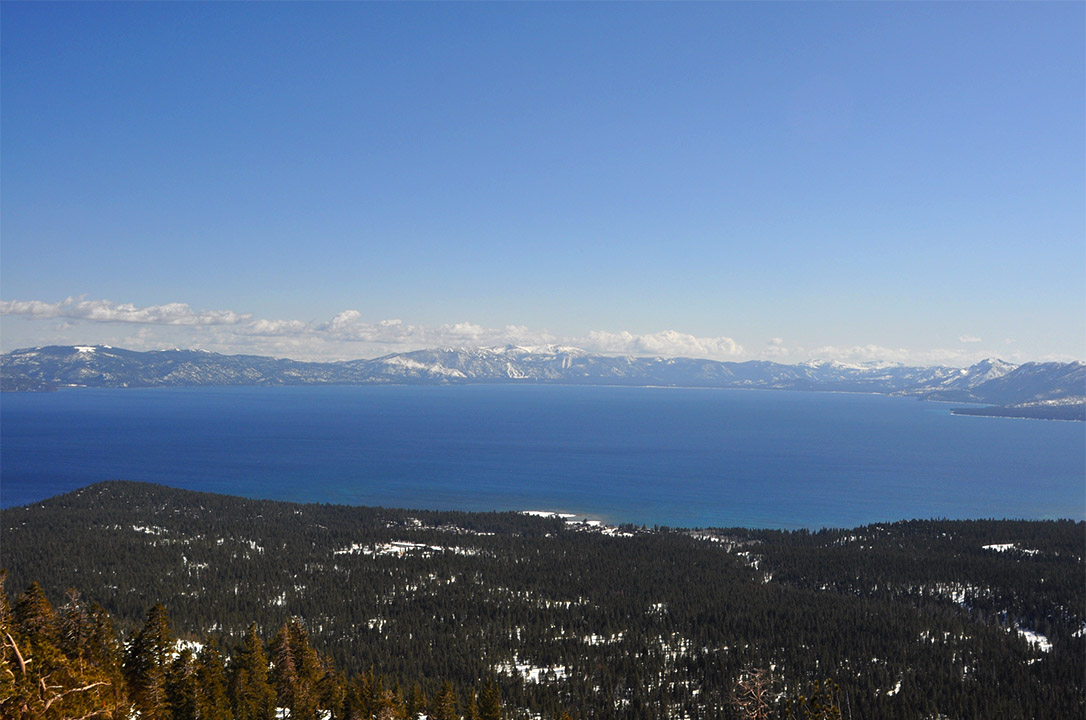
#> input picture Sem V/CV Lab/Lab 06/mountain_center.png, 1086 x 720 px
$ python Q4.py
#> lines starting #> are read from the running program, lines starting #| are printed output that depends on the picture
#Image Stitching
import cv2
import numpy as np
import random

def solution(left_img, right_img):
    key_points1, descriptor1, key_points2, descriptor2 = get_keypoint(left_img, right_img)
    good_matches = match_keypoint(key_points1, key_points2, descriptor1, descriptor2)
    final_H = ransac(good_matches)

    # Prepare the points for the transformation
    rows1, cols1 = right_img.shape[:2]
    rows2, cols2 = left_img.shape[:2]

    points1 = np.float32([[0, 0], [0, rows1], [cols1, rows1], [cols1, 0]]).reshape(-1, 1, 2)
    points2 = np.float32([[0, 0], [0, rows2], [cols2, rows2], [cols2, 0]]).reshape(-1, 1, 2)

    # Transform points2 using the homography
    points2_transformed = cv2.perspectiveTransform(points2, final_H)
    list_of_points = np.concatenate((points1, points2_transformed), axis=0)

    [x_min, y_min] = np.int32(list_of_points.min(axis=0).ravel() - 0.5)
    [x_max, y_max] = np.int32(list_of_points.max(axis=0).ravel() + 0.5)

    # Translation matrix to shift the image
    H_translation = np.array([[1, 0, -x_min], [0, 1, -y_min], [0, 0, 1]]).dot(final_H)

    # Warp the left image
    output_img = cv2.warpPerspective(left_img, H_translation, (x_max - x_min, y_max - y_min))
    output_img[(-y_min):rows1 + (-y_min), (-x_min):cols1 + (-x_min)] = right_img
    return output_img

def get_keypoint(left_img, right_img):
    l_img = cv2.cvtColor(left_img, cv2.COLOR_BGR2GRAY)
    r_img = cv2.cvtColor(right_img, cv2.COLOR_BGR2GRAY)

    # Create SIFT detector
    sift = cv2.SIFT_create()

    # Detect keypoints and descriptors
    key_points1, descriptor1 = sift.detectAndCompute(l_img, None)
    key_points2, descriptor2 = sift.detectAndCompute(r_img, None)

    return key_points1, descriptor1, key_points2, descriptor2

def match_keypoint(key_points1, key_points2, descriptor1, descriptor2):
    # k-Nearest neighbours between each descriptor
    bf = cv2.BFMatcher(cv2.NORM_L2, crossCheck=False)
    matches = bf.knnMatch(descriptor1, descriptor2, k=2)

    # Ratio test to get good matches
    good_matches = []
    for m, n in matches:
        if m.distance < 0.75 * n.distance:
            left_pt = key_points1[m.queryIdx].pt
            right_pt = key_points2[m.trainIdx].pt
            good_matches.append([left_pt[0], left_pt[1], right_pt[0], right_pt[1]])
    return good_matches

def homography(points):
    A = []
    for pt in points:
        x, y = pt[0], pt[1]
        X, Y = pt[2], pt[3]
        A.append([x, y, 1, 0, 0, 0, -X * x, -X * y, -X])
        A.append([0, 0, 0, x, y, 1, -Y * x, -Y * y, -Y])

    A = np.array(A)
    _, _, vh = np.linalg.svd(A)
    H = (vh[-1, :].reshape(3, 3))
    return H / H[2, 2]

def ransac(good_pts):
    best_inliers = []
    final_H = None
    t = 5  # Distance threshold

    for _ in range(5000):
        random_pts = random.sample(good_pts, 4)
        H = homography(random_pts)

        inliers = []
        for pt in good_pts:
            p = np.array([pt[0], pt[1], 1]).reshape(3, 1)
            p_1 = np.array([pt[2], pt[3], 1]).reshape(3, 1)
            Hp = np.dot(H, p)
            Hp /= Hp[2]
            dist = np.linalg.norm(p_1 - Hp)

            if dist < t:
                inliers.append(pt)

        if len(inliers) > len(best_inliers):
            best_inliers, final_H = inliers, H

    return final_H

if __name__ == "__main__":
    left_img = cv2.imread('mountain_center.png')
#> left_img is the input picture: shape (720, 1086, 3); mean B, G, R 149.1, 118.4, 95.3
    right_img = cv2.imread('mountain_right.png')
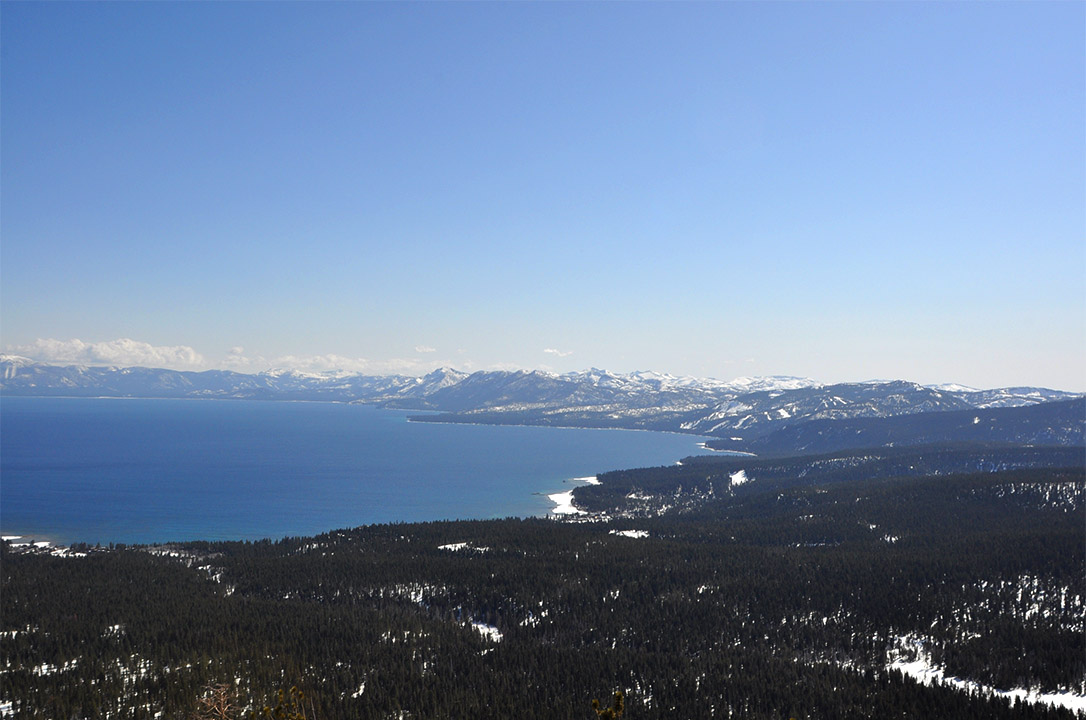
#> input picture Sem V/CV Lab/Lab 06/mountain_right.png, 1086 x 720 px
#> right_img is the input picture: shape (720, 1086, 3); mean B, G, R 161.3, 131.2, 109.4
    result_img = solution(left_img, right_img)
#> in get_keypoint, `l_img = cv2.cvtColor(left_img, cv2.COLOR_BGR2GRAY)`:
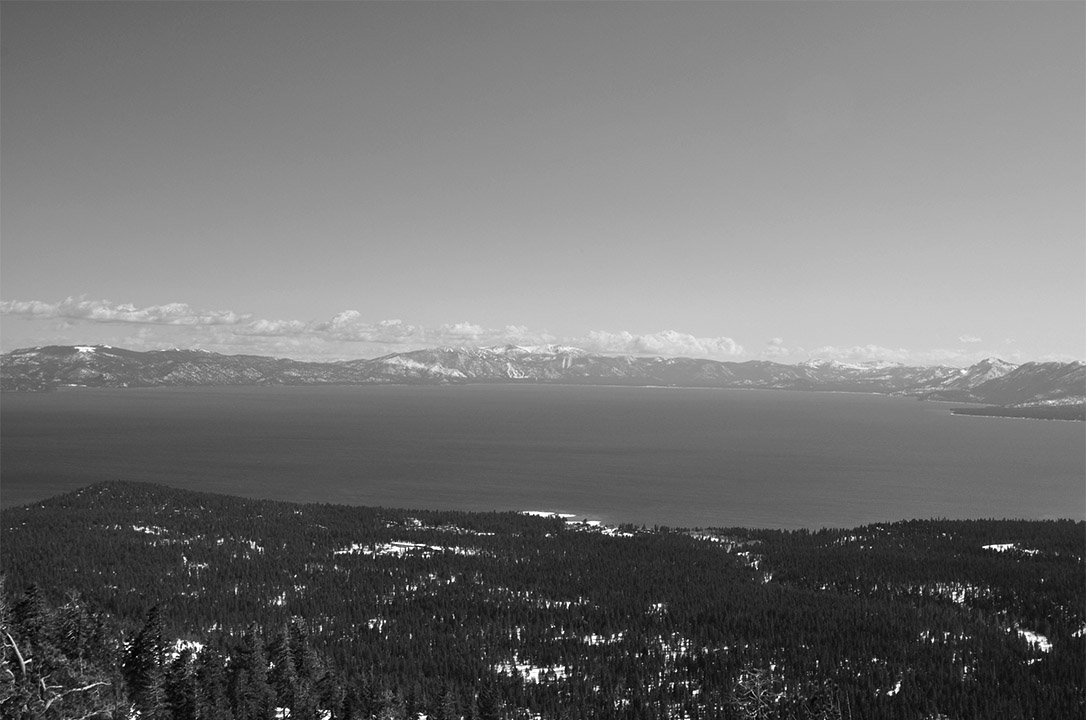
#> l_img: shape (720, 1086); min 0, max 255, mean 115
#> in get_keypoint, `r_img = cv2.cvtColor(right_img, cv2.COLOR_BGR2GRAY)`:
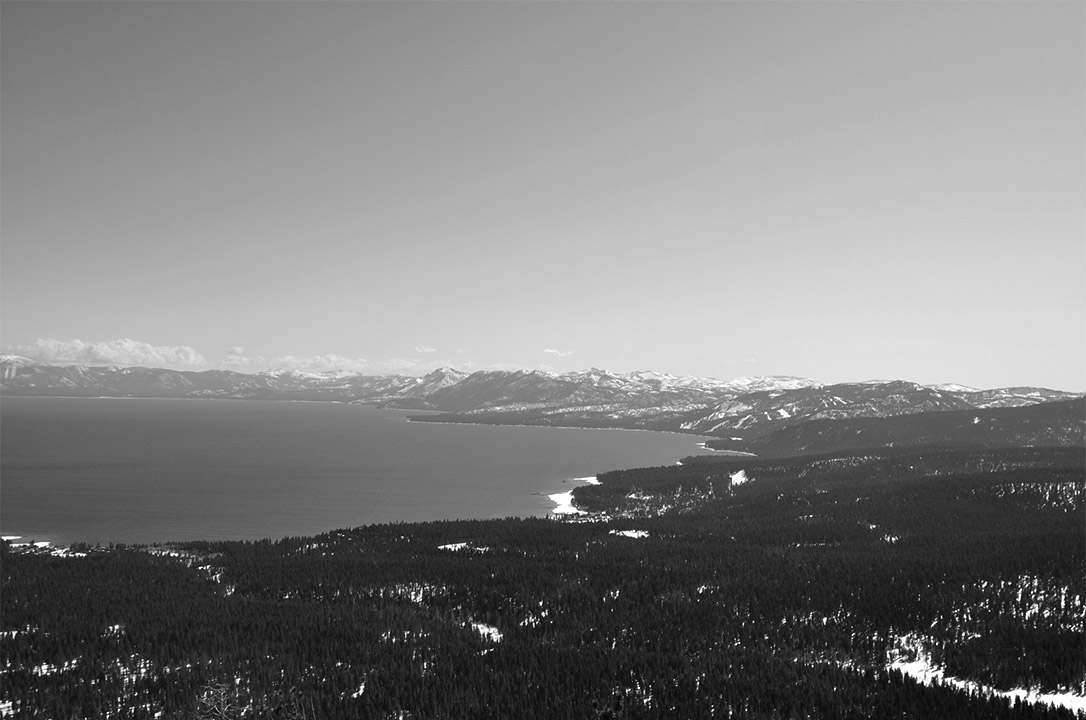
#> r_img: shape (720, 1086); min 0, max 255, mean 128.1
#> in get_keypoint, `key_points1, descriptor1 = sift.detectAndCompute(l_img, None)`: key_points1 = 1309 keypoints; strongest (x, y, size): (1008, 630, 2), (138, 712, 2.1), (620, 634, 2.2), (933, 640, 2.1)
#> in get_keypoint, `key_points2, descriptor2 = sift.detectAndCompute(r_img, None)`: key_points2 = 1140 keypoints; strongest (x, y, size): (541, 603, 2.2), (730, 713, 2), (965, 616, 2), (5, 633, 1.9)
#> in match_keypoint, `matches = bf.knnMatch(descriptor1, descriptor2, k=2)`: matches = 1309 matches
#> the loop in match_keypoint, `for m, n in matches:` made 1309 passes
#> (left_pt, right_pt) on passes 124, 556, 631, 711, 743, 831, 842, 844, 846, 847, 848, 850: ((55.56, 346.5), (610.1, 472.5)), ((335.6, 567.5), (540.7, 603.2)), ((397.6, 351.5), (1031.2, 385.5)), ((455.6, 377.5), (691.2, 411.3)), ((497.5, 511.3), (275.8, 537.3)), ((557.9, 676.4), (4, 713.2)), ((562.6, 632.2), (8.41, 664.8)), ((563, 635.7), (9.28, 668.3)), ((563.3, 640.7), (9.2, 674.3)), ((564.2, 675.8), (11.31, 712.1)), ((564.2, 675.8), (11.31, 712.1)), ((564.6, 518.9), (8.77, 541.4))
#> left_pt on pass 902: (613, 635.8)
#> after the loop in match_keypoint, `for m, n in matches:`: good_matches = 207 items, first 6: [55.56, 346.5, 610.1, 472.5], [335.6, 567.5, 540.7, 603.2], [397.6, 351.5, 1031.2, 385.5], [455.6, 377.5, 691.2, 411.3], [497.5, 511.3, 275.8, 537.3], [557.9, 676.4, 4, 713.2]
#> after the loop in ransac, `for _ in range(5000):`: best_inliers = 198 items, first 6: [557.9, 676.4, 4, 713.2], [562.6, 632.2, 8.41, 664.8], [563, 635.7, 9.28, 668.3], [563.3, 640.7, 9.2, 674.3], [564.2, 675.8, 11.31, 712.1], [564.2, 675.8, 11.31, 712.1]
#> in solution, `final_H = ransac(good_matches)`: final_H = [[1.43, 0.0131, -805.4], [0.15, 1.32, -108.1], [0.000408, -9.13e-06, 1]]
#> in solution, `points2_transformed = cv2.perspectiveTransform(points2, final_H)`: points2_transformed = [[-805.4, -108.1], [-801.2, 851.3], [530.2, 701.9], [521.2, 37.93]]
#> in solution, `list_of_points = np.concatenate((points1, points2_transformed), axis=0)`: list_of_points = [[0, 0], [0, 720], [1086, 720], [1086, 0], [-805.4, -108.1], [-801.2, 851.3], [530.2, 701.9], [521.2, 37.93]]
#> in solution, `[x_min, y_min] = np.int32(list_of_points.min(axis=0).ravel() - 0.5)`: x_min = -805; y_min = -108
#> in solution, `[x_max, y_max] = np.int32(list_of_points.max(axis=0).ravel() + 0.5)`: x_max = 1086; y_max = 851
#> in solution, `H_translation = np.array([[1, 0, -x_min], [0, 1, -y_min], [0, 0, 1]])...`: H_translation = [[1.76, 0.00578, -0.396], [0.194, 1.32, -0.103], [0.000408, -9.13e-06, 1]]
#> in solution, `output_img = cv2.warpPerspective(left_img, H_translation, (x_max - x_m..`:
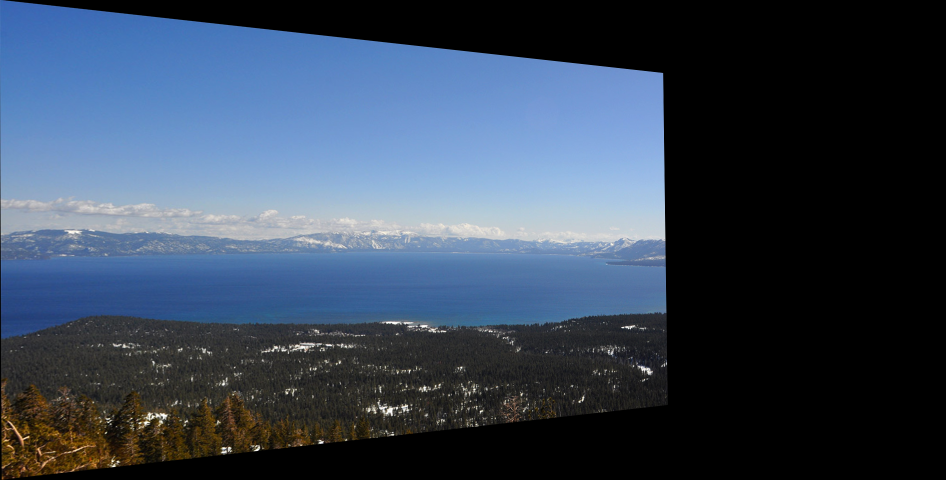
#> output_img: shape (959, 1891, 3) (shown at 1/2 size); mean B, G, R 86.8, 68.7, 55.2
#> in solution, `output_img[(-y_min):rows1 + (-y_min), (-x_min):cols1 + (-x_min)] = rig..`:
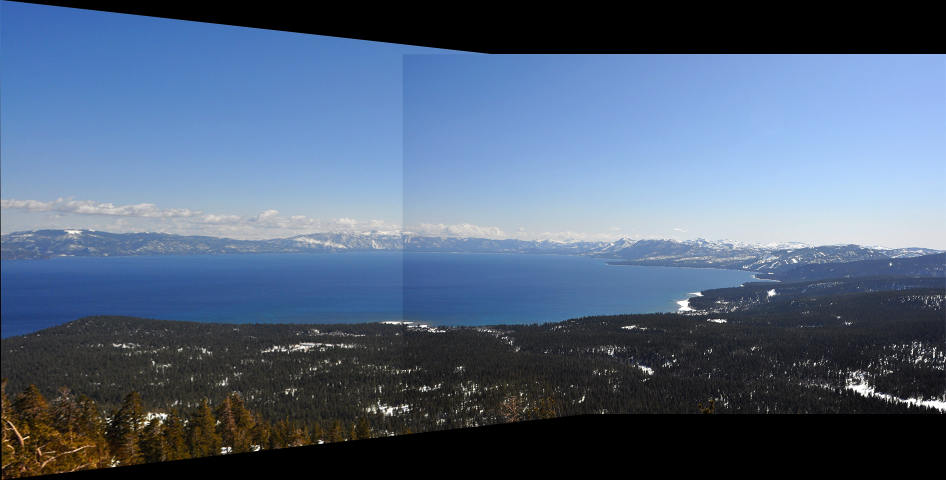
#> output_img: shape (959, 1891, 3) (shown at 1/2 size); mean B, G, R 123.9, 99.3, 81.4
    cv2.imshow("left Image",left_img)
    cv2.imshow("right Image",right_img)
    cv2.imshow("Stitched Image",result_img)
    cv2.waitKey(0)
    cv2.destroyAllWindows()
